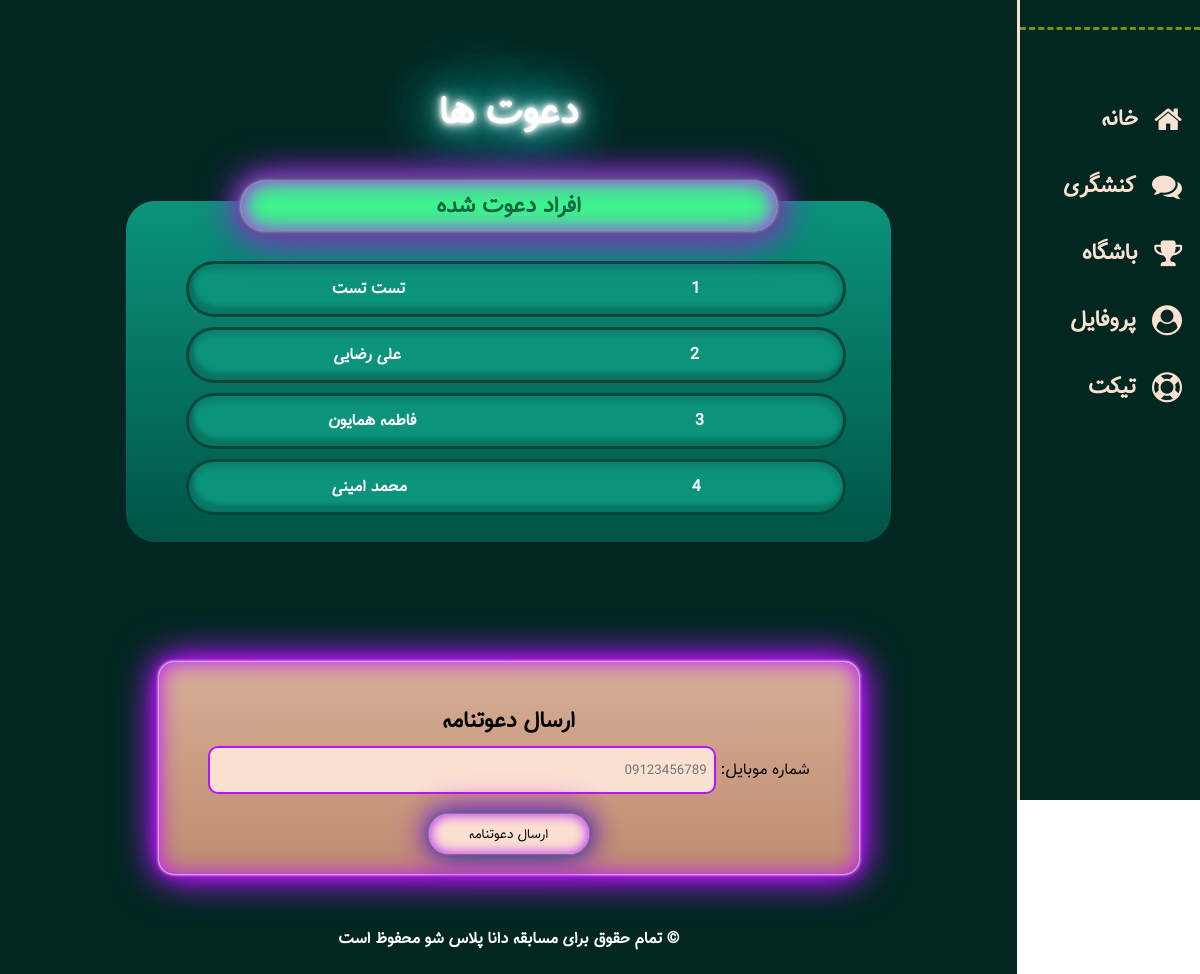
Screenshot of /invites (signed in) with the database file from the repository.
### models/invite.py (models this page shows)
class Invite(db.Model):
    __tablename__ = "invites"
    id = Column(Integer, primary_key=True)
    inviter_id = Column(Integer, ForeignKey('users.id') ,nullable=False, index=True)
    invitee_id = Column(Integer, nullable=False, index=True)
    invitee = Column(String, nullable=False, index=True)
    my_inverter = db.relationship("User", backref=backref("invites" , lazy="dynamic"))

### blueprints/user.py (the view)
@app.route('/invites',  strict_slashes=False)
@login_required
def invites():
    invitees = current_user.invites.all()
    return render_template("user/invites.html", invitees=invitees)

### app.py (called while the page is built)
@login_manager.user_loader
def load_user(user_id):
    return User.query.filter(User.id==user_id).first()

### templates/user/invites.html (shortened to what this page needs)
{% extends "Base.html" %}
{% block head %}
    <link rel="stylesheet" href="https://cdnjs.cloudflare.com/ajax/libs/font-awesome/4.7.0/css/font-awesome.min.css">
    <link rel="stylesheet" href="{{ url_for('static', filename='styles/user/invites.css') }}">
    {% endblock %}
    {% block body %}
    <div id="continer">
        <div id="side-wrp">
            <div id="logo-wrp">
            </div>
            <a href="{{ url_for('user.home') }}" class="icon-wrp">
                <i class="fa fa-home icon"></i>
                <h2>خانه </h2>
            </a>
            <a href="{{ url_for('user.activism') }}" class="icon-wrp">
                <i class="fa fa-comments icon"></i>
                <h2>کنشگری </h2>
            </a>
            <a href="{{ url_for('user.club') }}" class="icon-wrp">
                <i class="fa fa-trophy icon"></i>
                <h2>باشگاه </h2>
            </a>
            <a href="{{ url_for('user.profile') }}" class="icon-wrp">
                <i class="fa fa-user-circle icon"></i>
                <h2>پروفایل </h2>
            </a>
            <a href="{{ url_for('user.ticket') }}" class="icon-wrp">
                <i class="fa fa-life-saver icon"></i>
                <h2>تیکت </h2>
            </a>
        </div>
        <div id="content-wrp">
            <div id="heading">
                <h1>دعوت ها</h1>
            </div>
            <div id="main">
                <div class="table-co" id="invite-table-co">
                    <div class="table" id="invite-table">
                        <div class="title-table">
                            <h2 class="the-title">افراد دعوت شده</h2>
                        </div>
                        <div class="name">
                            {%for i in invitees%}
                            <div class="person p{{loop.index}} neonText {{'me' if i==current_user}}">
                                <h4>{{loop.index}}</h4>
                                <h4>{{i.invitee}}</h4>
                            </div>
                            {% endfor %}
                        </div>
                    </div>
                </div>
                <div class="form-co">
                    <h2 class="sub-title">ارسال دعوتنامه</h2>
                    <label for="phone">شماره موبایل:</label>
                    <input type="text" id="phone" placeholder="09123456789">
                    <br>
                    <button onclick="sendSMS()">ارسال دعوتنامه</button>
                </div>
            </div>
            <div id="footer">
                <h4 id="copyRight">© تمام حقوق برای مسابقه دانا پلاس شو محفوظ است</h4>
            </div>
        </div>
    </div>
{% endblock %}

### static/styles/user/invites.css (style rules this page uses)
a:-webkit-any-link { color: none; cursor: pointer; text-decoration: none; }
body * { font-family: Tanha; }
body { font-family: Arial; padding: 0px; margin: 0px; }
h1 { margin-top: 8%; color: #fff; text-shadow: 0 0 5px #fff, 0 0 10px #fff, 0 0 20px #fff, 0 0 40px #0ff, 0 0 80px #0ff, 0 0 90px #0ff, 0 0 100px #0ff, 0 0 150px #0ff; animation: login 2s infinite alternate; }
#heading { display: flex; justify-content: center; }
.name { width: 90%; height: 100%; }
#copyRight { color: white }
.icon-wrp { display: flex; justify-content: start; align-items: center; }
.icon { font-size:48px; color:#fbe1d2; margin-left: 10%; }
.icon-wrp>h2 { color:#fbe1d2; }
h2 { margin: 0; }
#side-wrp { display: flex; }
#logo-wrp { border-bottom: 3px dashed #d7d00297; width: 100%; }
#footer { display: flex; justify-content: center; align-items: center; }
#main { display: flex; justify-content: center; align-items: center; flex-direction: column; }
#content-wrp { min-height: calc( 100vh - 88px ); }
.table-co { width: 80%; max-width: 900px; }
.table { padding-bottom: 20px; display: flex; align-items: center; flex-direction: column; width: 100%; border-radius: 29px; background-image: linear-gradient(#0b937c,#005446); transition: 0.5s; }
.title-table { color: #116644; display: flex; justify-content: center; align-items: center; position: relative; top: -20px; border-radius: 15px; width: 70%; height: 50px; border-radius: 42px; border-radius: 42px; background: #3df58d; box-shadow: 1px 1px 25px #186238, -1px -1px 25px #62ffe235, 0 0 .2rem #fff, 0 0 .2rem #fff, 0 0 2rem #bc13fe, 0 0 0.8rem #bc13fe, 0 0 2.8rem #bc13fe, inset 0 0 1.3rem #bc13fe; transition: 0.3s; }
.person { background-color: #0b937c; display: flex; justify-content: space-around; align-items: center; display: flex; justify-content: space-around; align-items: center; margin: 1%; margin-top: 10px; width: 95%; height: 50px; background-color: #0b937c; border: 3px #012d25bc solid; color: white; text-align: center; text-decoration: none; font-size: 16px; cursor: pointer; border-radius: 50px; box-shadow: inset 4px -8px 4px 0px rgb(4 4 4 / 19%), inset -1px 3px 5px 3px rgb(0 0 0 / 12%); transition: background-color 0.3s, transform 0.3s; }
.form-co { background-color: #fbe1d2; text-align: center; width: 80%; padding: 40px 0px; border-radius: 15px; box-shadow: 0 0 .2rem #fff, 0 0 .2rem #fff, 0 0 2rem #bc13fe, 0 0 0.8rem #bc13fe, 0 0 2.8rem #bc13fe, inset 0 0 1.3rem #bc13fe; max-width: 700px; background-image: linear-gradient(#d7ae97,#be8c6f); margin-top: 15vh; }
input { border-radius: 10px; border: none; width: 70%; height: 40px; outline-color: #bc13fe; background-color: #fbe1d2; border: 2px solid #bc13fe; padding: 2px 7px; color: #186238; }
button { height: 40px; width: 60%; border-radius: 35px; max-width: 160px; border: none; background-color: #fbe1d2; box-shadow: 1px 1px 25px #186238, -1px -1px 25px #62ffe235, 0 0 .1rem #fff, 0 0 .1rem #fff, 0 0 1.5rem #bc13fe, 0 0 0.3rem #bc13fe, 0 0 2.3rem #bc13fe, inset 0 0 .8rem #bc13fe; cursor: pointer; position: relative; top: 20px; }
.sub-title { margin-bottom: 7px; }
@media only screen and (min-width: 1025px) { #continer { display: flex; width: 100%; height: auto; } }
@media only screen and (min-width: 1025px) { #content-wrp { width: 85%; background-color: #012720; justify-content: center; align-items: center; } }
@media only screen and (min-width: 1025px) { #side-wrp { flex-direction: column; position: sticky; top: 0; width: 15%; background-color: #012720; border-left: 3px solid #fbe1d2; height: 100vh; } }
@media only screen and (min-width: 1025px) { #main { margin: 3%; } }
@media only screen and (min-width: 1025px) { h1 { font-size: 2.7em; } }
@media only screen and (min-width: 1025px) { .icon-wrp { margin-top: 30px; margin-right: 10%; } }
@media only screen and (min-width: 1025px) { #logo-wrp { margin-bottom: 40px; } }
@media only screen and (min-width: 1024px) and (max-width: 1400px) { .icon { font-size: 30px; } }
@media only screen and (min-width: 1024px) and (max-width: 1400px) { h2 { font-size: 1.4em; } }
@media only screen and (min-width: 1024px) and (max-width: 1400px) { h1 { font-size: 2.4em; } }

### rows the page displays
Invite: invitee "تست تست"
Invite: invitee "علی رضایی"
Invite: invitee "فاطمه همایون"
Invite: invitee "محمد امینی"
